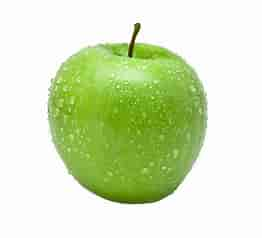
#> input picture FruitDataset/download.jpeg, 262 x 238 px; its folder holds only this picture in this run
$ python -i FruitDiseaseClassification.py   (imports and definitions only)
#> lines starting #> are read from the running program, lines starting #| are printed output that depends on the picture
from tkinter import messagebox
from tkinter import *
#from tkFruitDiseaseClassification.pyFruitDiseaseClassification.pyinter import simpledialog
import tkinter
from tkinter import filedialog
import matplotlib.pyplot as plt
import numpy as np
from tkinter.filedialog import askopenfilename
from tkinter.filedialog import askdirectory
import cv2
from sklearn.model_selection import train_test_split
from sklearn import svm
from sklearn.metrics import accuracy_score
from sklearn.metrics import confusion_matrix
import random

import os
from sklearn.preprocessing import MinMaxScaler
from sklearn.svm import LinearSVC


# [3 lines not run here, left out]

fruits_disease = ['Black spot', 'Canker', 'Greening', 'healthy', 'scab']

# [2 lines not run here, left out]


# [62 lines left out: functions uploadFruitDataset, Preprocessing, featuresExtraction, svmClassifier, not called in this run]

def Classification():
    name = filedialog.askopenfilename(initialdir="testImages")
#> the answer given: FruitDataset/download.jpeg
    img = cv2.imread(name)
#> img is the input picture: shape (238, 262, 3); mean B, G, R 189.8, 228.3, 213.3
    img = cv2.resize(img, (128, 128))
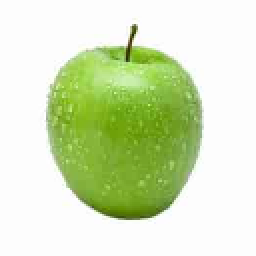
#> img: shape (128, 128, 3) (shown 2 times larger); mean B, G, R 189.7, 228.2, 213.2
    img = cv2.cvtColor(img, cv2.COLOR_BGR2RGB)
    pixel_vals = img.reshape((-1, 3))
    pixel_vals = np.float32(pixel_vals)
    criteria = (cv2.TERM_CRITERIA_EPS + cv2.TERM_CRITERIA_MAX_ITER, 100, 0.85)
    retval, labels, centers = cv2.kmeans(pixel_vals, 6, None, criteria, 10, cv2.KMEANS_RANDOM_CENTERS)
#> retval = 2911469; labels = 16384 values, max 5 at index 1602, min 0 at index 0, mean 0.822; centers = [[252.6, 252.8, 252.3], [116.6, 164.3, 34.12], [157.2, 200.5, 95.84], [133.2, 178.2, 62.56], [85.23, 115.3, 20.45], [186.6, 220.2, 147]]
    centers = np.uint8(centers)
#> centers = [[252, 252, 252], [116, 164, 34], [157, 200, 95], [133, 178, 62], [85, 115, 20], [186, 220, 147]]
    segmented_data = centers[labels.flatten()]
    temp = []
    temp.append(segmented_data.ravel())
    temp = np.array(temp)
#> (the run stopped early here; a loop or call above may not have finished)
